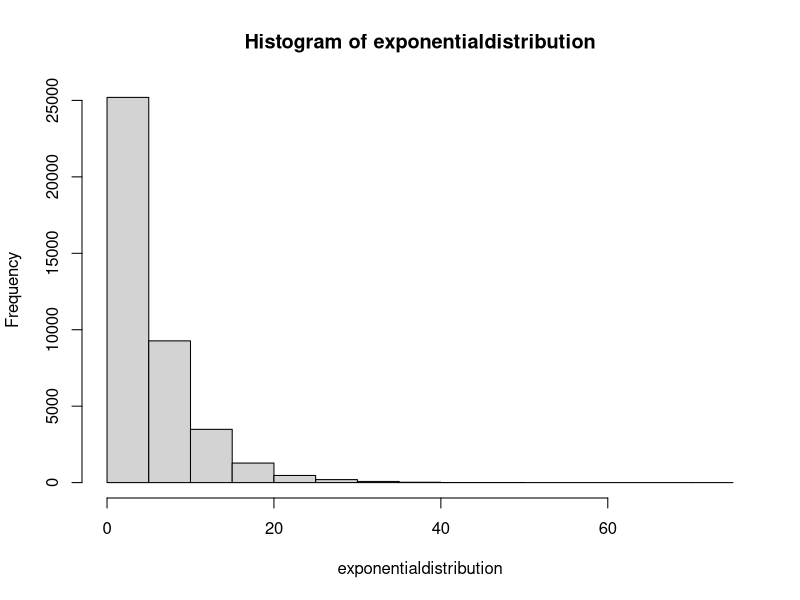
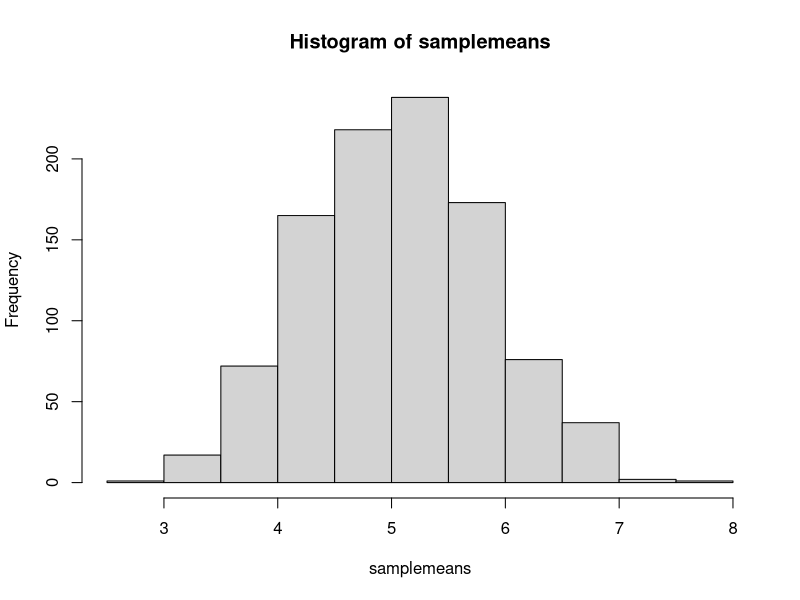

R code for these plots, in order:
## ---- chunk 1
packages <- c("data.table","dplyr", "ggplot2", "knitr")
sapply(packages, require, character.only=TRUE, quietly=TRUE)
## ---- chunk 2
knitr::opts_chunk$set(echo = TRUE)
## ---- chunk 3
set.seed(5)
observations<-1000
samplesize<-40
rate<-0.2
theoretical_mean<-1/rate
theoretical_sd<-1/rate
theoretical_var<- 1 / (rate^2)
exponentialdistribution<-rexp(observations*samplesize,rate)
hist(exponentialdistribution)
summary(exponentialdistribution)
str(exponentialdistribution)
var(exponentialdistribution)
sd(exponentialdistribution)
samplemeans = NULL
for (i in 1 : 1000) samplemeans = c(samplemeans, mean(sample(exponentialdistribution, samplesize, replace=TRUE)))

summary(samplemeans)
str(samplemeans)
hist(samplemeans)
var(samplemeans)
sd(samplemeans)
theoretical_mean
theoretical_sd
theoretical_var
## ---- chunk 4
summary(ToothGrowth)
str(ToothGrowth)
